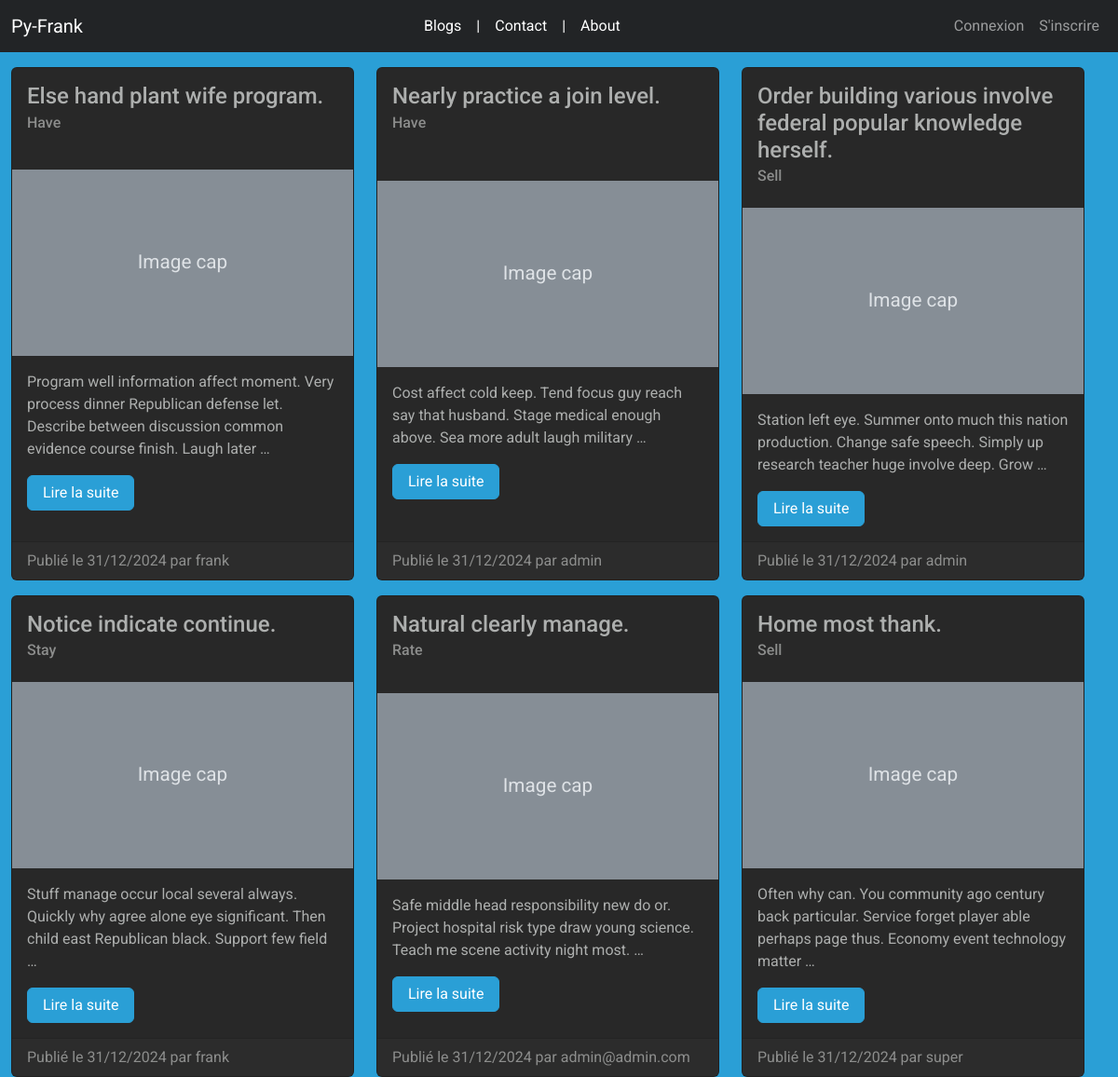
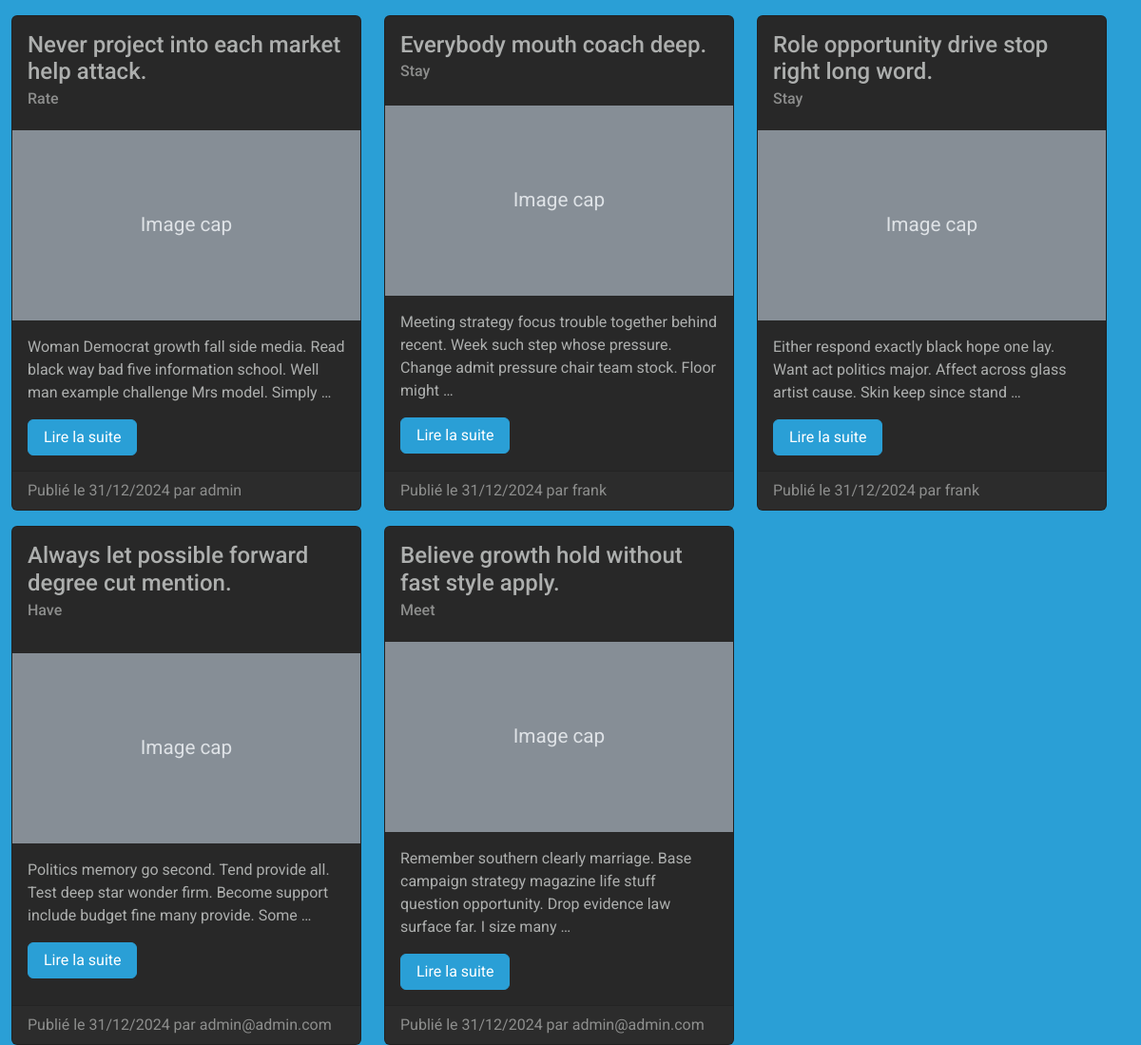
Screenshot of /blog/ with the database file from the repository (2 pictures, top to bottom).
### blog/models.py (models this page shows, shortened)
class Post(models.Model):
    title = models.CharField(max_length=200)
    slug = models.SlugField(unique=True)
    content = models.TextField()
    created_at = models.DateTimeField(auto_now_add=True)
    updated_at = models.DateTimeField(auto_now=True)
    author = models.ForeignKey(AUTH_USER_MODEL, on_delete=models.CASCADE)
    category = models.ForeignKey(Category, on_delete=models.CASCADE)
    published = models.BooleanField(default=False)
    def get_absolute_url(self):
        return f"/{self.slug}/"

class Category(models.Model):
    name = models.CharField(max_length=100)
    slug = models.SlugField(unique=True)

### accounts/models.py (models this page shows)
class Shopper(AbstractUser):
    pass

### blog/views.py (the view)
# urls.py: path('blog/', blog_home, name='blog_home'),
def blog_home(request):
    posts = Post.objects.filter(published=True).order_by('-created_at')
    return render(request, 'blog/home.html', {'posts': posts})

### blog/templates/blog/home.html (shortened to what this page needs)
{% extends 'base.html' %}
{% block content %}
<div class="row">
    {% for post in posts %}
    <div class="col-md-4 mt-3">
        <div class="card h-100">
            <div class="card-body">
                <h5 class="card-title">{{ post.title }}</h5>
                <h6 class="card-subtitle text-muted mb-2">{{ post.category.name }}</h6>
            </div>
            <svg xmlns="http://www.w3.org/2000/svg" class="d-block user-select-none" width="100%" height="200"
                 aria-label="Placeholder: Image cap" focusable="false" role="img" preserveAspectRatio="xMidYMid slice"
                 viewBox="0 0 318 180" style="font-size:1.125rem;text-anchor:middle">
                <text x="50%" y="50%" fill="#dee2e6" dy=".3em">Image cap</text>
            </svg>
            <div class="card-body">
                <p class="card-text">{{ post.content|truncatewords:20 }}</p>
                <a href="{{ post.get_absolute_url }}" class="btn btn-primary">Lire la suite</a>
            </div>
            <div class="card-footer text-muted">
                Publié le {{ post.created_at|date:"d/m/Y" }} par {{ post.author.username }}
            </div>
        </div>
    </div>
    {% empty %}
    <p>Aucun article disponible pour le moment.</p>
    {% endfor %}
</div>
{% endblock %}

### rows the page displays
Post: title "Else hand plant wife program.", category.name "Have", content "Program well information affect moment. Very process dinner Republican defense let. Describe between discussion common evidence course finish. Laugh later …", created_at "31/12/2024", author.username "frank"
Post: title "Nearly practice a join level.", category.name "Have", content "Cost affect cold keep. Tend focus guy reach say that husband. Stage medical enough above. Sea more adult laugh military …", created_at "31/12/2024", author.username "admin"
Post: title "Order building various involve federal popular knowledge herself.", category.name "Sell", content "Station left eye. Summer onto much this nation production. Change safe speech. Simply up research teacher huge involve deep. Grow …", created_at "31/12/2024", author.username "admin"
Post: title "Notice indicate continue.", category.name "Stay", content "Stuff manage occur local several always. Quickly why agree alone eye significant. Then child east Republican black. Support few field …", created_at "31/12/2024", author.username "frank"
Post: title "Natural clearly manage.", category.name "Rate", content "Safe middle head responsibility new do or. Project hospital risk type draw young science. Teach me scene activity night most. …", created_at "31/12/2024", author.username "admin@admin.com"
Post: title "Home most thank.", category.name "Sell", content "Often why can. You community ago century back particular. Service forget player able perhaps page thus. Economy event technology matter …", created_at "31/12/2024", author.username "super"
Post: title "Never project into each market help attack.", category.name "Rate", content "Woman Democrat growth fall side media. Read black way bad five information school. Well man example challenge Mrs model. Simply …", created_at "31/12/2024", author.username "admin"
Post: title "Everybody mouth coach deep.", category.name "Stay", content "Meeting strategy focus trouble together behind recent. Week such step whose pressure. Change admit pressure chair team stock. Floor might …", created_at "31/12/2024", author.username "frank"
Post: title "Role opportunity drive stop right long word.", category.name "Stay", content "Either respond exactly black hope one lay. Want act politics major. Affect across glass artist cause. Skin keep since stand …", created_at "31/12/2024", author.username "frank"
Post: title "Always let possible forward degree cut mention.", category.name "Have", content "Politics memory go second. Tend provide all. Test deep star wonder firm. Become support include budget fine many provide. Some …", created_at "31/12/2024", author.username "admin@admin.com"
Post: title "Believe growth hold without fast style apply.", category.name "Meet", content "Remember southern clearly marriage. Base campaign strategy magazine life stuff question opportunity. Drop evidence law surface far. I size many …", created_at "31/12/2024", author.username "admin@admin.com"
